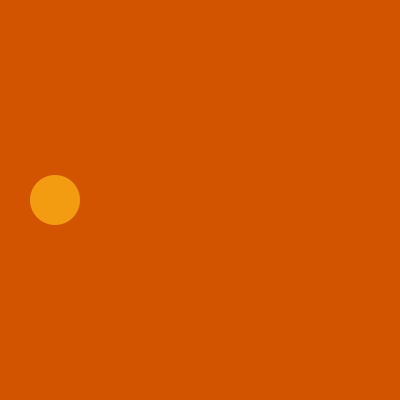
Frame 1 (no input)
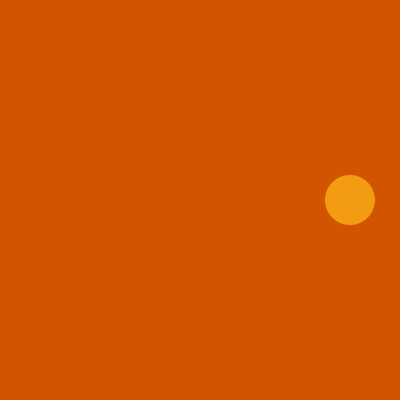
Frame 60 (the mouse pressed at the canvas centre just before this capture)
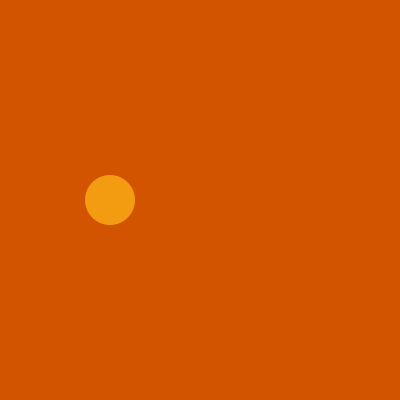
Frame 120 (the mouse held since frame 60 and released just before this capture)

The Processing sketch that drew these frames (run headless with seeded random() and noise(); from frame 60 on, the mouse is pressed at the canvas centre):

// Processing sketch: sketch_5_10_bouncing_ball
// ── sketch_5_10_bouncing_ball.pde
int x = 50;
int speed = 5;
int size = 50;

void setup() {
  size(400, 400);
}
void draw() {
  background(#d35400);
  x += speed;

  if (x > width - size/2 || x <size/2) {
    speed *= -1;
  }

  noStroke();
  fill(#f39c12);
  ellipse(x, height/2, 50, 50);
}
